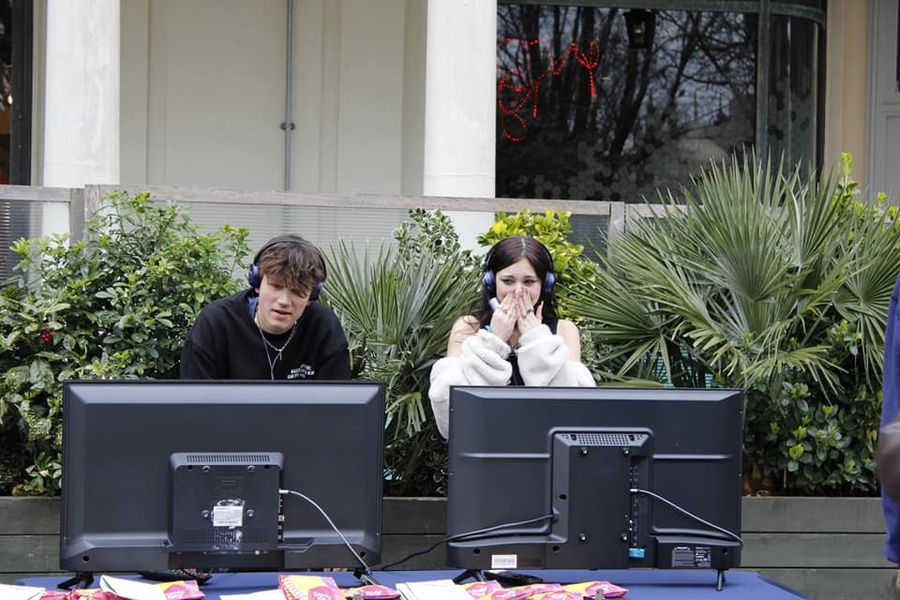
#> input picture 336181107_531936212458917_7144394151729360247_n.jpg, 900 x 600 px, given as the content of the folder Fourier target, which was not available
$ python Fourier.py
#> lines starting #> are read from the running program, lines starting #| are printed output that depends on the picture; after the words box and inside, x2 and y2 are one past the last pixel; in counts of white or black regions, pixels touching at a corner belong together; pictures that were not available may be replaced by others from this repository, and a replacement may not be noted
import os
import numpy as np
import cv2


input_folder = 'Fourier target'
output_folder = 'Fourier output'


os.makedirs(output_folder, exist_ok=True)

# normalize processed image to match the original
def normalize_image(processed_image, original_image):
    original_min, original_max = original_image.min(), original_image.max()
    processed_min, processed_max = processed_image.min(), processed_image.max()

    # Scale the processed image to the original range
    normalized_image = (processed_image - processed_min) / (processed_max - processed_min)
    normalized_image = normalized_image * (original_max - original_min) + original_min
    return np.uint8(np.clip(normalized_image, 0, 255))

def enhance_low_frequencies_channel(channel, enhancement_factor):
    # Fourier Transform
    f = np.fft.fft2(channel)
    fshift = np.fft.fftshift(f)

    magnitude_spectrum = np.abs(fshift)

    # Increase low frequencies by enhancement factor
    rows, cols = channel.shape
    crow, ccol = rows // 2, cols // 2
    low_freq_radius = min(rows, cols) // 4  # Define the radius for low frequencies

    # Isolate low frequencies
    mask = np.zeros_like(channel, dtype=np.uint8)
    cv2.circle(mask, (ccol, crow), low_freq_radius, 1, -1)

    # Enhance the low frequencies
    fshift_real = np.real(fshift)
    fshift_imag = np.imag(fshift)
    fshift_real[mask == 1] *= enhancement_factor
    fshift_imag[mask == 1] *= enhancement_factor

    fshift = fshift_real + 1j * fshift_imag

    #inverse Fourier Transform
    f_ishift = np.fft.ifftshift(fshift)
    channel_back = np.fft.ifft2(f_ishift)
    channel_back = np.abs(channel_back)

    # Normalize the processed channel
    channel_back = normalize_image(channel_back, channel)

    return channel_back

# Ask the user for the enhancement factor
enhancement_factor = float(input("Enter the enhancement factor for low frequencies (e.g., 1.5): "))
#> the answer given: 1

# Process each image in the input folder
for filename in os.listdir(input_folder):
    if filename.lower().endswith(('.png', '.jpg', '.jpeg', '.bmp', '.tiff')):
        # Read the image
        input_path = os.path.join(input_folder, filename)
        image = cv2.imread(input_path, cv2.IMREAD_COLOR)
#> image is the input picture: shape (600, 900, 3); mean B, G, R 99.6, 102.5, 99.6

        # Split the image into color channels
        b, g, r = cv2.split(image)
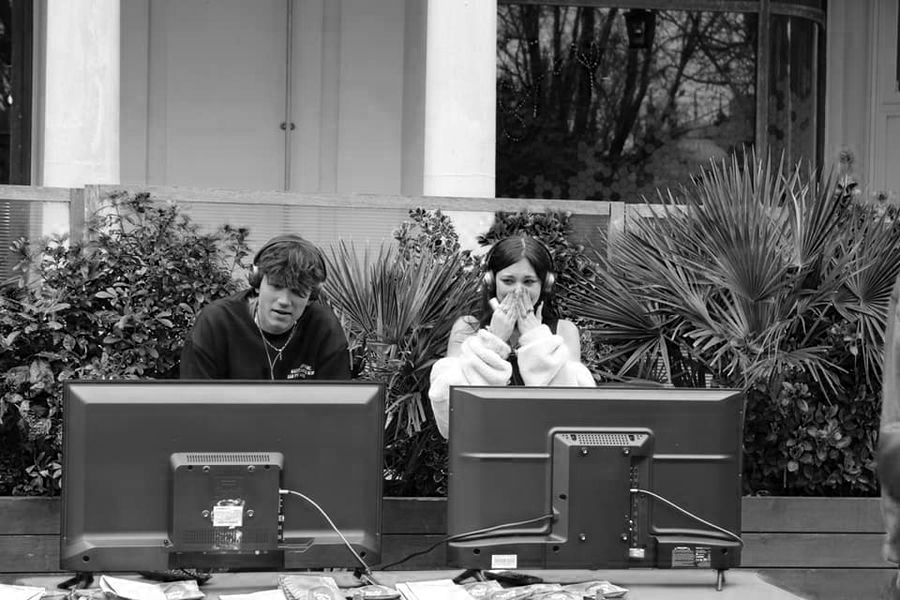
#> b: shape (600, 900); min 0, max 255, mean 99.6
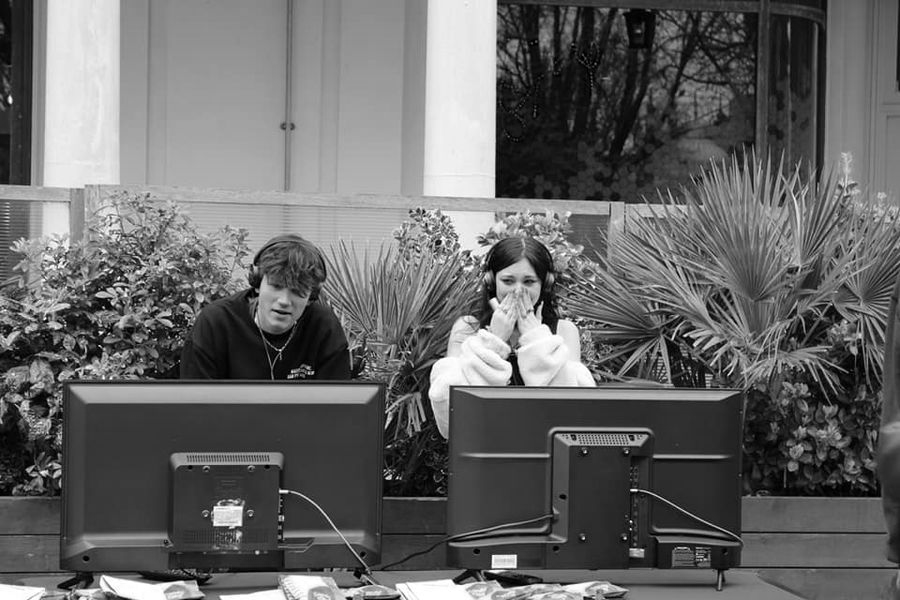
#> g: shape (600, 900); min 0, max 255, mean 102.5
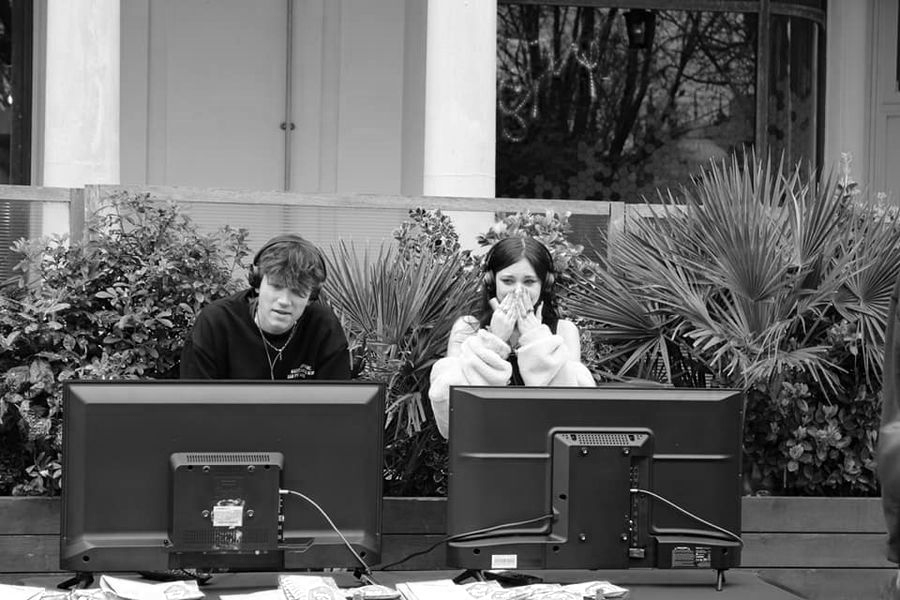
#> r: shape (600, 900); min 0, max 255, mean 99.6

        # Apply the Fourier transform and low-frequency enhancement to each channel
        b_processed = enhance_low_frequencies_channel(b, enhancement_factor)
#> in enhance_low_frequencies_channel, `cv2.circle(mask, (ccol, crow), low_freq_radius, 1, -1)`:
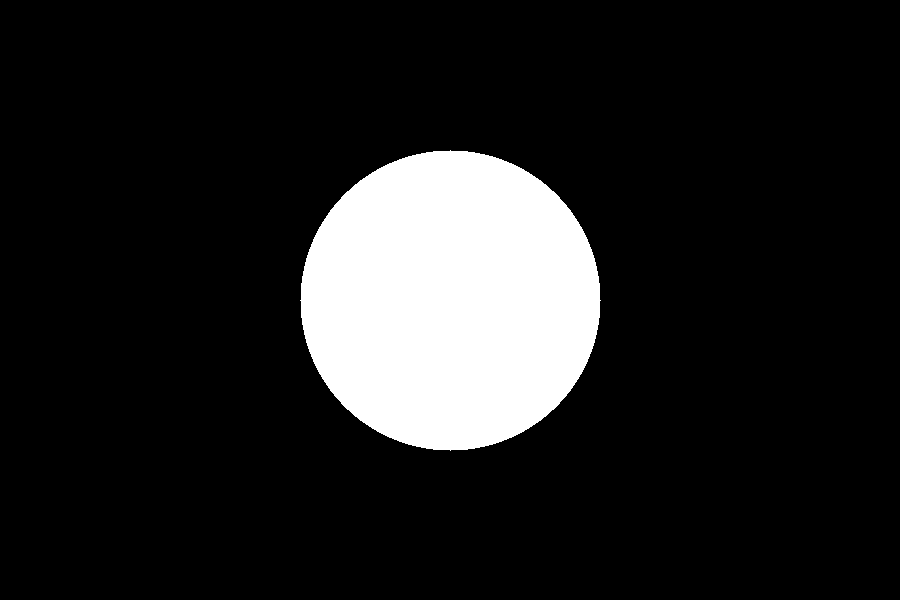
#> mask: shape (600, 900); values 0 (black) and 1 (white), 13.1% white; 1 white region, box (x1, y1, x2, y2) and area: (300, 150, 601, 451) 70681
#> in normalize_image, `original_min, original_max = original_image.min(), original_image.max()`: original_min = 0; original_max = 255
#> in normalize_image, `processed_min, processed_max = processed_image.min(), processed_image...`: processed_min = 2.16e-17; processed_max = 255
        g_processed = enhance_low_frequencies_channel(g, enhancement_factor)
        r_processed = enhance_low_frequencies_channel(r, enhancement_factor)

        # Merge the channels back into a color image
        processed_image = cv2.merge((b_processed, g_processed, r_processed))

        # Save the processed image
        output_path = os.path.join(output_folder, filename)
        cv2.imwrite(output_path, processed_image)
        print(f"Processed and saved: {output_path}")

print("Processing complete. Check the 'Fourier output' folder for results.")
